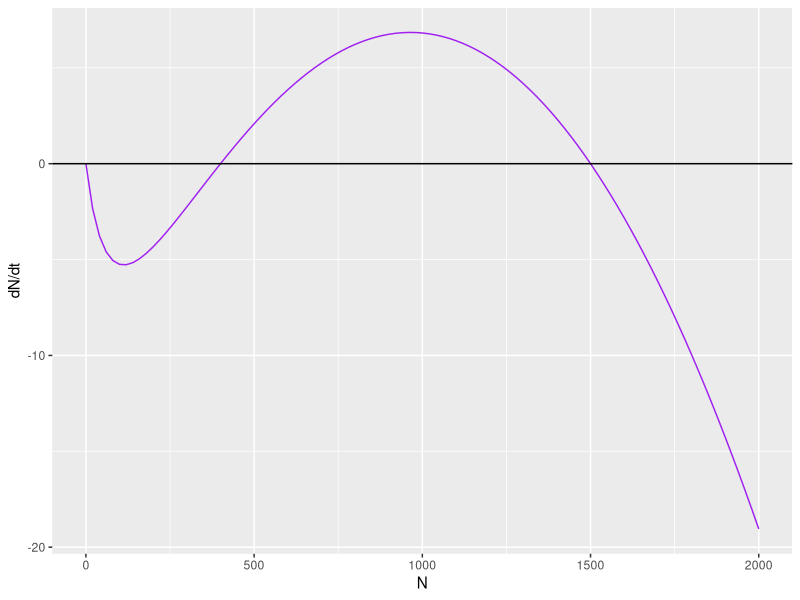
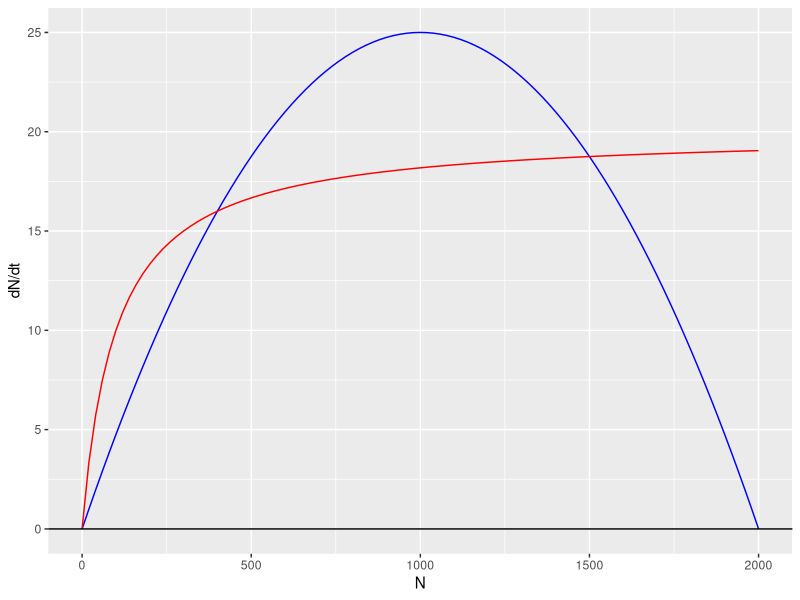
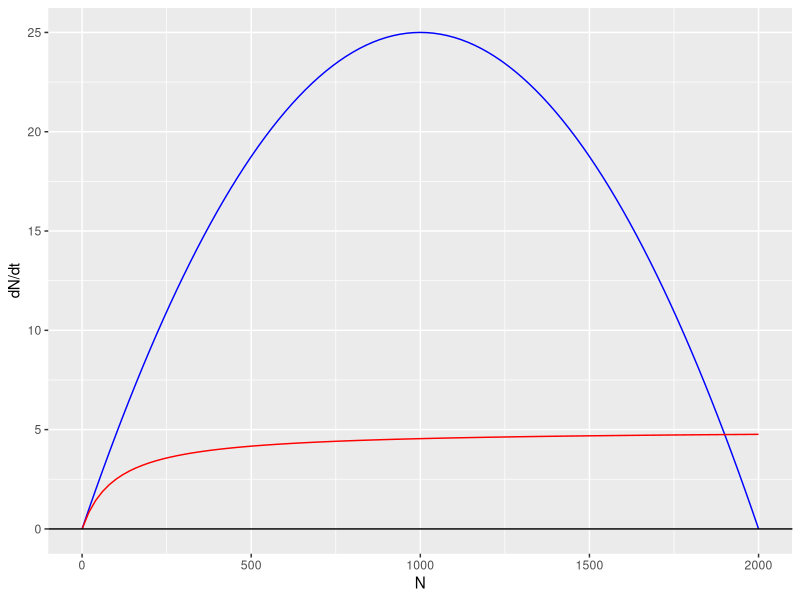
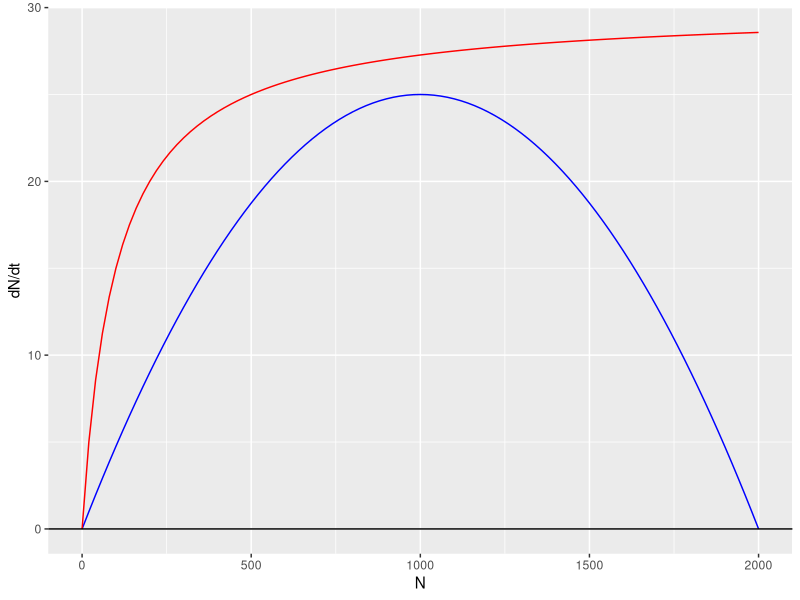
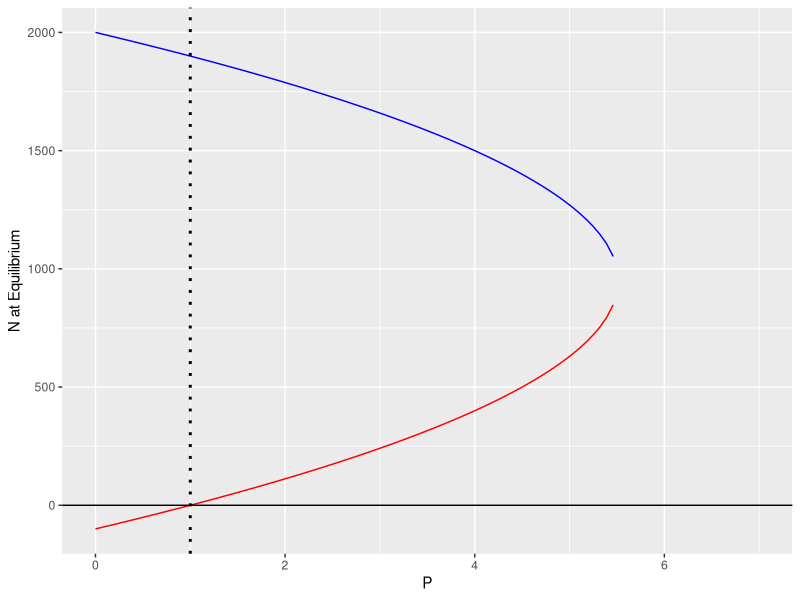

The R source for these figures, in order:
## ---- chunk 1
knitr::opts_chunk$set(echo = TRUE)
## ---- chunk 2

# Load necessary packages
library(tidyverse)

## ---- chunk 3

# Assign values to parameters of function
r <- 0.05
K <- 2000
P <- 4
a <- 0.05
h <- 0.2

# Create function using the model given
f <- function(N) (r * N) * (1 - N/K) - ((P * a * N)/(1 + (a * h * N))) 

# Plot the function
f_plot <- ggplot(data.frame(N = 0:2000), aes(x = N)) +
  stat_function(fun = f, color = "purple") +
  geom_hline(yintercept = 0) +
  ylab("dN/dt")

f_plot

## ---- chunk 4

# Assign values to parameters of function
r <- 0.05
K <- 2000
P <- 4
a <- 0.05
h <- 0.2

# Create function for the intrinsic population growth rate
f2 <- function(N) (r * N) * (1 - N/K) 

# Create function for the hunting rate
f3 <- function(N) ((P * a * N)/(1 + (a * h * N))) 

f2f3_plot <- ggplot(data.frame(N = 0:2000), aes(x = N)) +
  stat_function(fun = f2, color = "blue") +
  stat_function(fun = f3, color = "red") +  
  geom_hline(yintercept = 0) +
  ylab("dN/dt")

f2f3_plot

## ---- chunk 5

# Assign values to parameters of function
r <- 0.05
K <- 2000
P <- 1
a <- 0.05
h <- 0.2

# Create function for the intrinsic population growth rate
f4 <- function(N) (r * N) * (1 - N/K) 

# Create function for the hunting rate
f5 <- function(N) ((P * a * N)/(1 + (a * h * N))) 

f4f5_plot <- ggplot(data.frame(N = 0:2000), aes(x = N)) +
  stat_function(fun = f4, color = "blue") +
  stat_function(fun = f5, color = "red") +  
  geom_hline(yintercept = 0) +
  ylab("dN/dt")

f4f5_plot

## ---- chunk 6

# Assign values to parameters of function
r <- 0.05
K <- 2000
P <- 6
a <- 0.05
h <- 0.2

# Create function for the intrinsic population growth rate
f6 <- function(N) (r * N) * (1 - N/K) 

# Create function for the hunting rate
f7 <- function(N) ((P * a * N)/(1 + (a * h * N))) 

f6f7_plot <- ggplot(data.frame(N = 0:2000), aes(x = N)) +
  stat_function(fun = f6, color = "blue") +
  stat_function(fun = f7, color = "red") +  
  geom_hline(yintercept = 0) +
  ylab("dN/dt")

f6f7_plot

## ---- chunk 7

# Assign values to parameters of functions
r <- 0.05
K <- 2000
a <- 0.05
h <- 0.2
d <- 1/(a*h)

# Create function for the equilibrium at N = 400 (N*1)
f8 <- function(P) (1/2) * ((K - d) - sqrt((K-d)^2 + ((4*K*d)/(r)) * (r - a * P)))

# Create function for the equilibrium at N = 1500 (N*2)
f9 <- function(P) (1/2) * ((K - d) + sqrt((K-d)^2 + ((4*K*d)/(r)) * (r - a * P)))


f8f9_plot <-ggplot(data.frame(P = 0:7) , aes(x = P)) +
stat_function(fun = f8, color = "red") + stat_function(fun = f9, color = "blue") +
  geom_hline(yintercept = 0) +
  geom_vline(xintercept = 1, linetype = "dotted", size = 1) +
  ylab("N at Equilibrium")

f8f9_plot

